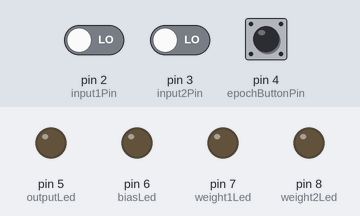
The sketch below on a simulated Arduino Uno, built with avr-gcc and run on an emulated ATmega328P. On the bench: output pins drawn as LEDs (lit = HIGH). Inputs (shaded band) come from the test bench; at power-on: pin 4 (epochButtonPin) LOW, pin 2 (input1Pin) LOW, pin 3 (input2Pin) LOW. What the sketch prints to the serial monitor is not drawn.

Above: at 1.2 s.
1.3 s: pin 4 (epochButtonPin) pulled HIGH for 0.15 s
At 3.9 s:
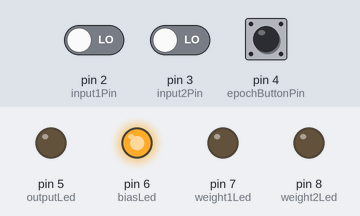
At 5.0 s:
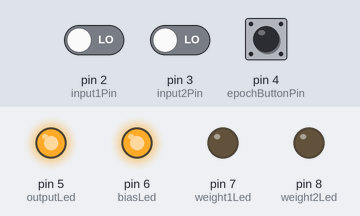
Timing chart, 0 to 6.5 s (numbered marks = the images above; inputs shaded):
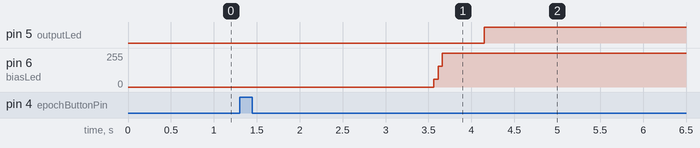

Measured:
- after the input at 1.3 s, pin 5 (outputLed): LOW → HIGH after 2.9 s; pin 6 (biasLed): 0/255 → 255/255 after 2.3 s

The sketch:

AND_Gate_Ver1.ino
```cpp
// Implementation of a Single Layer Perceptron
// AND Gate Implementation
// Uses two pushbuttons as inputs and a pushbutton to trigger training
// Outputs weights and bias on LEDs
// Main Output on LED

// VERSION 01

// Pin definitions
const int input1Pin = 2;      // Pushbutton for X1 (input 1)
const int input2Pin = 3;      // Pushbutton for X2 (input 2)
const int epochButtonPin = 4; // Pushbutton to trigger training

const int outputLed = 5;      // LED for Output
const int biasLed = 6;        // LED for Bias
const int weight1Led = 7;     // LED for Weight 1 (w1)
const int weight2Led = 8;     // LED for Weight 2 (w2);

// Perceptron variables
float w1 = 0.0, w2 = 0.0, bias = 2.0;  // Weights and bias
float learningRate = 0.1;              // Learning rate
// Previous values are tracked for LED Light transitions
float prevW1 = 0.0, prevW2 = 0.0, prevBias = 0.0;
// Epoch count for counting training iterations
int epochcount = 0;

// AND gate truth table
// Inputs are the binary values of X1 and X2
// Outputs are the expected results of the AND gate
int inputs[4][2] = { {0, 0}, {0, 1}, {1, 0}, {1, 1} };
int targets[4] = {0, 0, 0, 1}; // Expected outputs for AND gate

// Stores calculated outputs for each input
int outputValues[4] = {0, 0, 0, 0};

// Setup Function
// Initializes Serial communication and pin modes for inputs and outputs
void setup() {
    Serial.begin(9600);
    pinMode(input1Pin, INPUT);
    pinMode(input2Pin, INPUT);
    pinMode(epochButtonPin, INPUT);

    pinMode(outputLed, OUTPUT);
    pinMode(biasLed, OUTPUT);
    pinMode(weight1Led, OUTPUT);
    pinMode(weight2Led, OUTPUT);

    Serial.println("Perceptron AND gate training ready. Press epoch button to train.");
}

// Main Loop Function
// Checks if the epoch button is pressed to start training
// checks the perceptron output based on the input pushbuttons.
void loop() {
    if (digitalRead(epochButtonPin) == HIGH) { // Epoch button pressed
        delay(200); // Debounce delay
        Serial.println("\nEpoch Started...");
        epochcount += 1;            // Increment epoch count
        Serial.println("Epoch");
        Serial.println(epochcount);
        trainPerceptron();        // Train the perceptron
        showTrainingResults();  // Display training results on LEDs
        Serial.println("Epoch Completed! Press button to check output.");
    } else {
        checkOutput(); // Check perceptron output when inputs are pressed
    }

    delay(100); // Slow down loop
}

// Function to train the perceptron
void trainPerceptron() {
    for (int i = 0; i < 4; i++) {
        int x1 = inputs[i][0];
        int x2 = inputs[i][1];
        int target = targets[i];

        // Calculate perceptron output
        float sum = (x1 * w1) + (x2 * w2) + bias;
        int output = (sum >= 0) ? 1 : 0;

        // Update weights and bias
        float error = target - output;
        w1 += learningRate * error * x1;
        w2 += learningRate * error * x2;
        bias += learningRate * error;

        // Store calculated output
        outputValues[i] = output;

        // Print training results
        Serial.print("Input: (");
        Serial.print(x1); Serial.print(", ");
        Serial.print(x2); Serial.print(") → Output: ");
        Serial.print(output); Serial.print(" | Expected: ");
        Serial.println(target);

        // Delay for visualization
        delay(500);
    }
}

// Function to check perceptron output for user input
// Checks the perceptron output based on the current state of the input pushbuttons and lights up the output LED accordingly.
void checkOutput() {
    int x1 = (digitalRead(input1Pin) == HIGH) ? 1 : 0;
    int x2 = (digitalRead(input2Pin) == HIGH) ? 1 : 0;

    int index = (x1 * 2) + x2; // Convert (x1, x2) to array index (0-3)
    int output = outputValues[index]; // Fetch stored output

    digitalWrite(outputLed, output); // Light up LED if output is 1

    //Serial.print("Input: (");
    //Serial.print(x1); Serial.print(", ");
    //Serial.print(x2); Serial.print(") → Output: ");
    //Serial.println(output);
}

// Function to display training results on LEDs
// Smoothly transitions the LED brightness based on the updated weights and bias
void showTrainingResults() {
    float stepSize = 0.1; // Transition step size

    // LED Brightness based on updated weights and bias as well as previous values
    for (float t = 0; t <= 1.0; t += stepSize) {
        float smoothW1 = prevW1 + t * (w1 - prevW1);
        float smoothW2 = prevW2 + t * (w2 - prevW2);
        float smoothBias = prevBias + t * (bias - prevBias);

        // If the value is negative, set LED brightness to 0
        int w1LED = (smoothW1 > 0) ? constrain(map(smoothW1 * 100, 0, 20, 10, 255), 0, 255) : 0;
        int w2LED = (smoothW2 > 0) ? constrain(map(smoothW2 * 100, 0, 20, 10, 255), 0, 255) : 0;
        int biasLED = (smoothBias > 0) ? constrain(map(smoothBias * 10, 0, 5, 10, 255), 0, 255) : 0;

        // Update LED brightness
        analogWrite(biasLed, biasLED);
        analogWrite(weight1Led, w1LED);
        analogWrite(weight2Led, w2LED);

        delay(50); // Smooth transition delay
    }

    // Store previous values
    prevW1 = w1;
    prevW2 = w2;
    prevBias = bias;

    // Print updated weights and bias
    Serial.print("Updated Weights → w1: ");
    Serial.print(w1);
    Serial.print(", w2: ");
    Serial.print(w2);
    Serial.print(", bias: ");
    Serial.println(bias);
}
```
